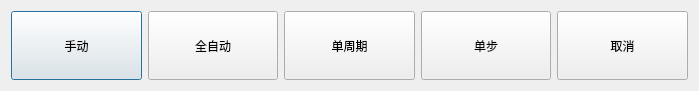
<?xml version="1.0" encoding="UTF-8"?>
<ui version="4.0">
 <class>Dlg_Run_Mod_Sel</class>
 <widget class="QDialog" name="Dlg_Run_Mod_Sel">
  <property name="geometry">
   <rect>
    <x>0</x>
    <y>0</y>
    <width>699</width>
    <height>91</height>
   </rect>
  </property>
  <property name="windowTitle">
   <string>运行模式</string>
  </property>
  <layout class="QHBoxLayout" name="horizontalLayout">
   <item>
    <widget class="QPushButton" name="btnMana">
     <property name="sizePolicy">
      <sizepolicy hsizetype="Minimum" vsizetype="Ignored">
       <horstretch>0</horstretch>
       <verstretch>0</verstretch>
      </sizepolicy>
     </property>
     <property name="text">
      <string>手动</string>
     </property>
    </widget>
   </item>
   <item>
    <widget class="QPushButton" name="btnAuto">
     <property name="sizePolicy">
      <sizepolicy hsizetype="Minimum" vsizetype="Ignored">
       <horstretch>0</horstretch>
       <verstretch>0</verstretch>
      </sizepolicy>
     </property>
     <property name="text">
      <string>全自动</string>
     </property>
    </widget>
   </item>
   <item>
    <widget class="QPushButton" name="btnSPrd">
     <property name="sizePolicy">
      <sizepolicy hsizetype="Minimum" vsizetype="Ignored">
       <horstretch>0</horstretch>
       <verstretch>0</verstretch>
      </sizepolicy>
     </property>
     <property name="text">
      <string>单周期</string>
     </property>
    </widget>
   </item>
   <item>
    <widget class="QPushButton" name="btnSStp">
     <property name="sizePolicy">
      <sizepolicy hsizetype="Minimum" vsizetype="Ignored">
       <horstretch>0</horstretch>
       <verstretch>0</verstretch>
      </sizepolicy>
     </property>
     <property name="text">
      <string>单步</string>
     </property>
    </widget>
   </item>
   <item>
    <widget class="QPushButton" name="btnCan">
     <property name="sizePolicy">
      <sizepolicy hsizetype="Minimum" vsizetype="Ignored">
       <horstretch>0</horstretch>
       <verstretch>0</verstretch>
      </sizepolicy>
     </property>
     <property name="text">
      <string>取消</string>
     </property>
    </widget>
   </item>
  </layout>
 </widget>
 <resources/>
 <connections/>
</ui>
